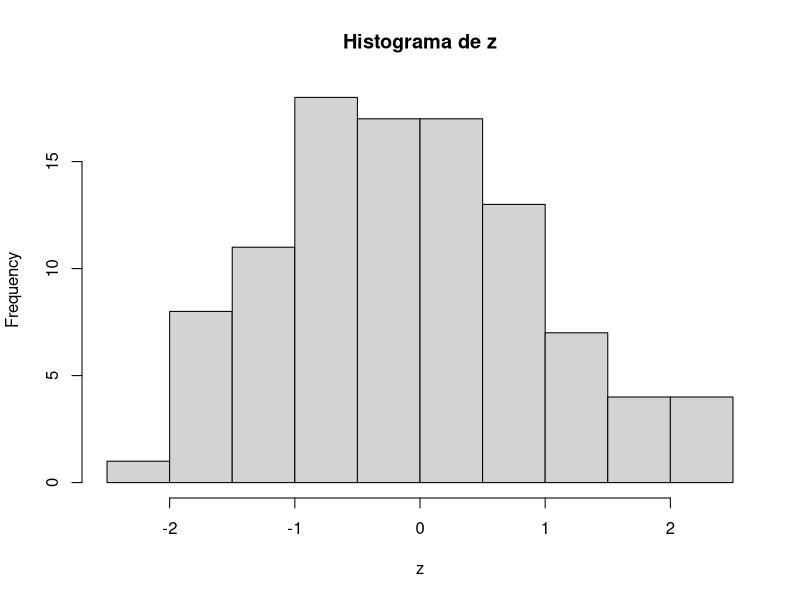
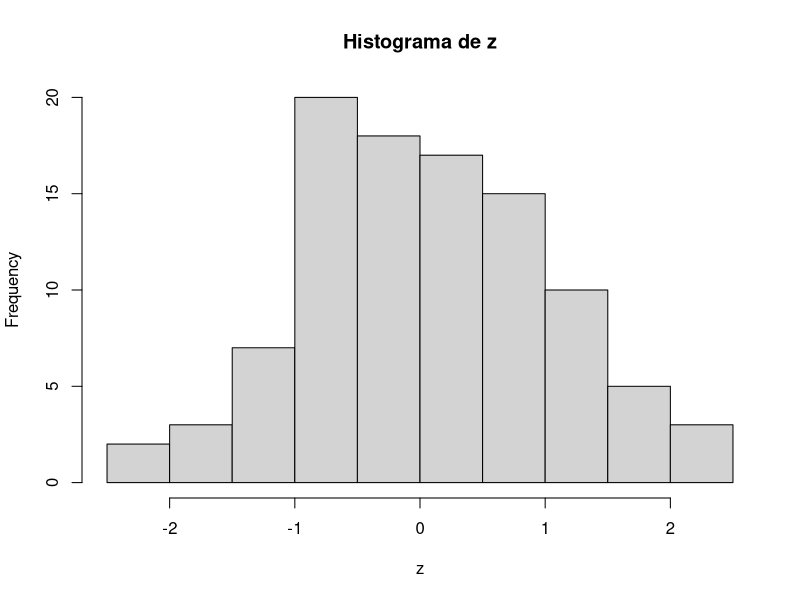

Reproduce these figures in R, in order.
#primeira analise
x <- 1:10
y <- x^2
print(y)
mean(x)

#modificando com mais analises
z <- rnorm(100, mean=0, sd=1)
hist(z, main="Histograma de z")
summary(z)
#esqueci de dar commit antes do push
z <- rnorm(100, mean=0, sd=1)
hist(z, main="Histograma de z")
summary(z)
#Branch teste
x <- 1:10
y <- x^3 
print(y)
median(x)
mean(x)
median(y)
mean(y)
